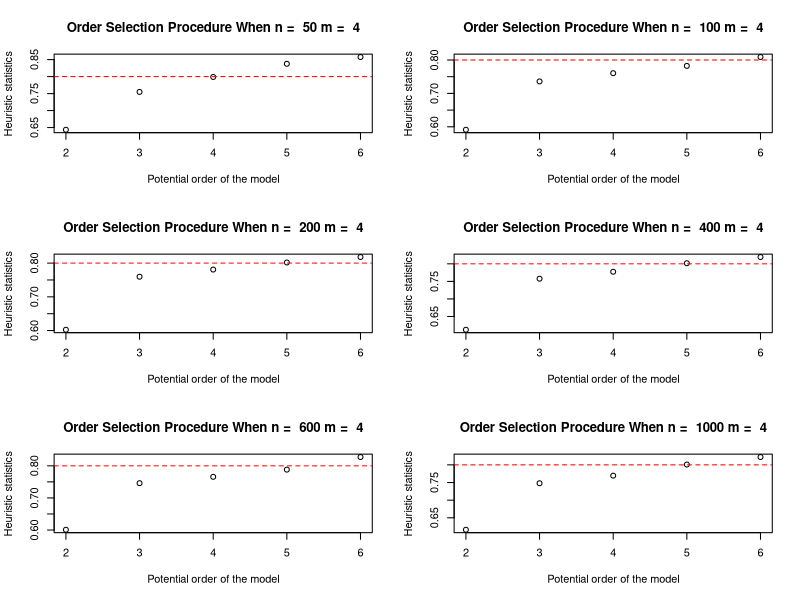

R code for this plot:
generate_sample <- function(n, p, real_lambda, real_psi){
  Y <- MASS::mvrnorm(n = n, mu = rep(0,p), Sigma = real_lambda %*% t(real_lambda) + real_psi) 
  return(Y)
}

tr <- function(M){
  # Calculate the trace of matrix M
  return(sum(diag(M)))
}

heuris <- function(lambda, psi){
  result <- tr(lambda %*% t(lambda)) / tr(lambda %*% t(lambda) + psi)
}
################################################################################
set.seed(123)
N <- c(50,100,200,400,600,1000)

p <- 12
m <- 4
real_lambda <- matrix(c(
  0.8, 0, 0, 0,
  0.8, 0, 0, 0,
  0.8, 0, 0, 0,
  0, 0.7, 0.7, 0,
  0, 0.7, 0.7, 0,
  0, 0.7, 0.7, 0,
  0.6, 0.6, 0, 0,
  0.6, 0.6, 0, 0,
  0.6, 0.6, 0, 0,
  0, 0, 0.5, 0.5,
  0, 0, 0.5, 0.5,
  0, 0, 0.5, 0.5
), nrow = 12, ncol = 4, byrow = TRUE)
real_psi <- diag(c(0.2, 0.2, 0.2, 0.2, 0.2, 0.2, 0.2, 0.2, 0.2, 0.2, 0.2, 0.2))
sample <- generate_sample(max(N), p, real_lambda, real_psi)
par(mfrow = c(3,2))

for (n in N){
  Y <- sample[sample(1:max(N), n, replace = TRUE), , drop = FALSE]
  TS_collection <- numeric(p/2 - 1)
  for (k in 2:p/2){
    mle_result <- factanal(factors = k, covmat = cor(Y), rotation = 'varimax')
    est_lambda <- mle_result$loadings
    print(est_lambda)
    est_psi <- mle_result$uniquenesses
    print(est_psi)
    TS <- heuris(est_lambda, est_psi)
    TS_collection[k-1] <- TS
  }
  plot(c(2,3,4,5,6), TS_collection, main = paste("Order Selection Procedure When n = ",n, "m = ", m), 
       xlab = "Potential order of the model", ylab = "Heuristic statistics" )
  abline(h = 0.8, col = "red", lty = 2)
}
